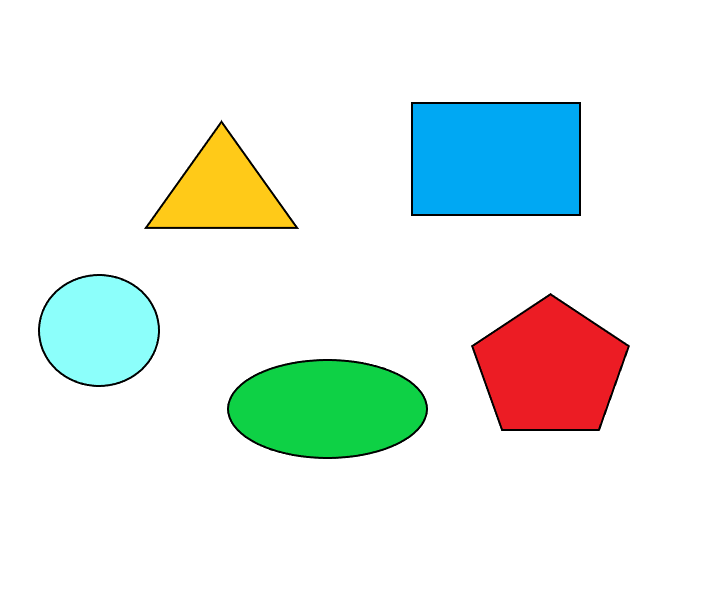
#> input picture MY_geometrik şekil tespitp/img.png, 710 x 599 px, given in place of shot.jpg, which was not available
$ python 'videoda sekil tespiti.py'
#> lines starting #> are read from the running program, lines starting #| are printed output that depends on the picture; after the words box and inside, x2 and y2 are one past the last pixel; in counts of white or black regions, pixels touching at a corner belong together; pictures that were not available may be replaced by others from this repository, and a replacement may not be noted
import cv2
import time
import numpy as np

##################
DELAY = 0.02
USE_CAM = 1
IS_FOUND = 0
url="http://192.168.1.7:8080/shot.jpg"
MORPH = 7
CANNY = 100
##################
# 420x600 oranı 105mmx150mm gerçek boyuttaki kağıt için
_width = 600.0
_height = 420.0
_margin = 0.0
##################
#Programda kullanılacak sabit değişkenleri tanımladık
if USE_CAM: video_capture = cv2.VideoCapture(url)
corners = np.array(
[
[[ _margin, _margin ]],
[[ _margin, _height + _margin ]],
[[ _width + _margin, _height + _margin ]],
[[ _width + _margin, _margin ]],
]
)

pts_dst = np.array( corners, np.float32 )

while True :
    if USE_CAM:
        video_capture = cv2.VideoCapture(url)
        ret, rgb = video_capture.read()  # Kameradan okuyoruz.
#> rgb is the input picture: shape (599, 710, 3); mean B, G, R 233.7, 238.4, 229.6
    else:
        ret = 1
        rgb = cv2.imread("opencv.jpg", 1)
    if (ret):
        gray = cv2.cvtColor(rgb, cv2.COLOR_BGR2GRAY)
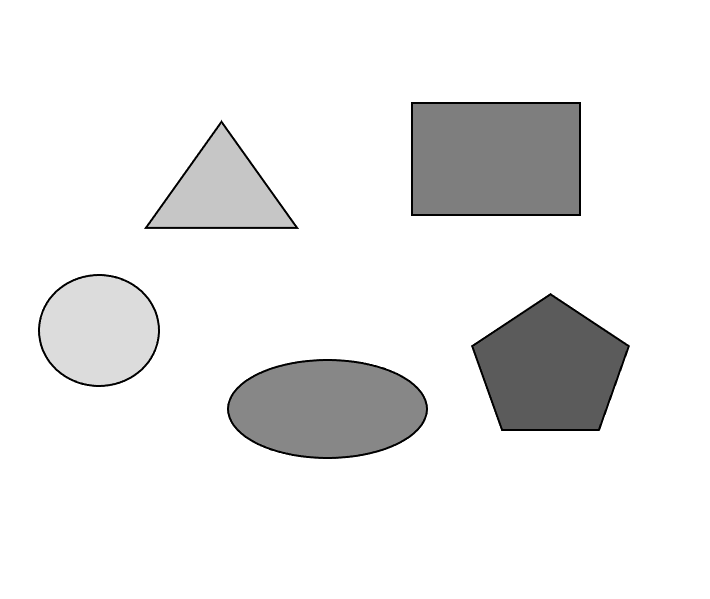
#> gray: shape (599, 710); min 0, max 255, mean 235.2

        gray = cv2.bilateralFilter(gray, 1, 10, 120)

        edges = cv2.Canny(gray, 10, CANNY)
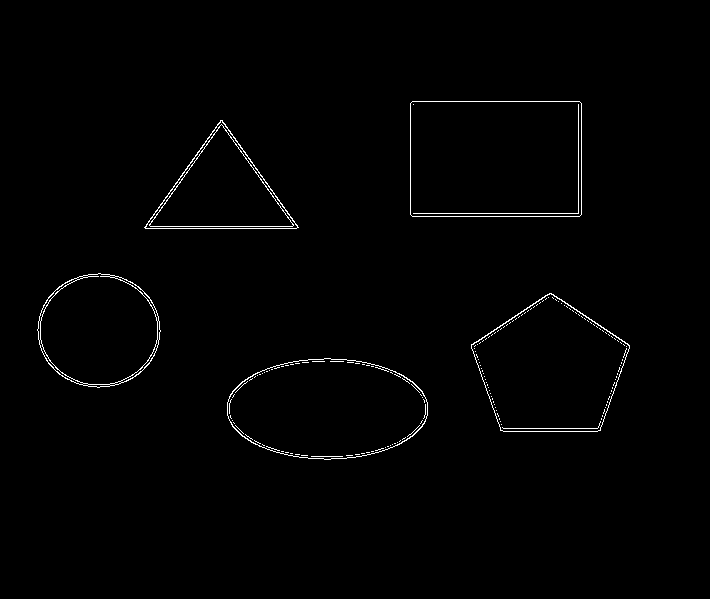
#> edges: shape (599, 710); 0.98% white in thin lines or dots, all inside (x1, y1, x2, y2) = (37, 101, 630, 460)

        kernel = cv2.getStructuringElement(cv2.MORPH_RECT, (MORPH, MORPH))

        closed = cv2.morphologyEx(edges, cv2.MORPH_CLOSE, kernel)
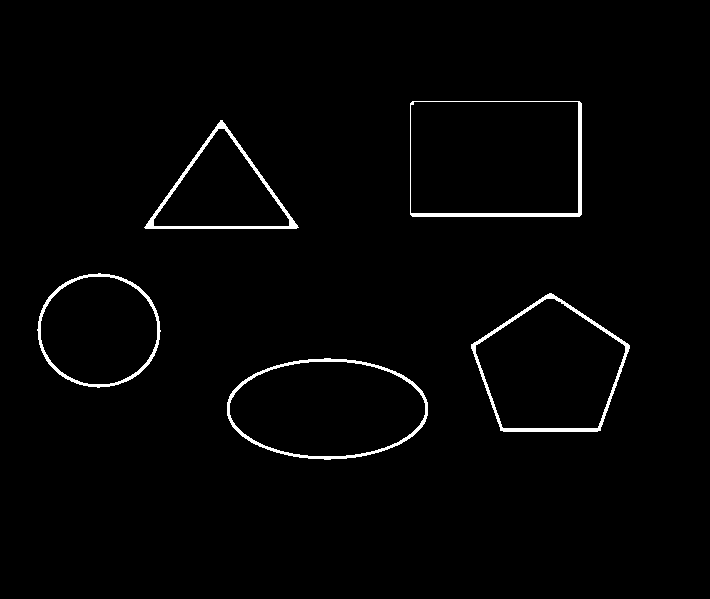
#> closed: shape (599, 710); 1.7% white; 5 white regions

        contours, h = cv2.findContours(closed, cv2.RETR_EXTERNAL, cv2.CHAIN_APPROX_SIMPLE)
#> contours = 5 contours; box (x1, y1, x2, y2) and area: (410, 101, 582, 217) 19657, (227, 358, 428, 460) 15822, (471, 293, 630, 432) 15272, (37, 273, 161, 388) 10874, (144, 120, 299, 229) 8465; h = [[1, -1, -1, -1], [2, 0, -1, -1], [3, 1, -1, -1], [4, 2, -1, -1], [-1, 3, -1, -1]]

        for cont in contours:
            if cv2.contourArea(cont) > 5000:
                arc_len = cv2.arcLength(cont, True)
                approx = cv2.approxPolyDP(cont, 0.1 * arc_len, True)  # Yaklaşık olarak köşeleri sayıyoruz.
                if (len(approx) == 4):  # 4 Köşeli olup olmadığını kontrol edıyoruz.
                    IS_FOUND = 1
                    pts_src = np.array(approx, np.float32)

                    h, status = cv2.findHomography(pts_src, pts_dst)
                    out = cv2.warpPerspective(rgb, h, (int(_width + _margin * 2), int(_height + _margin * 2)))
                    cv2.drawContours(rgb, [approx], -1, (255, 0, 0), 2)
                else:
                    pass
            cv2.namedWindow('edges', cv2.WND_PROP_AUTOSIZE)
            cv2.imshow('edges', edges)

            cv2.namedWindow('rgb', cv2.WND_PROP_AUTOSIZE)
            cv2.imshow('rgb', rgb)
#> this loop made 5 passes
#> (arc_len, IS_FOUND, pts_src, h, status) on passes 3, 5: (392, 1, [[100, 273], [37, 329], [97, 387], [160, 331]], [[4.79, 5.39, -1950.3], [-3.47, 3.59, -633.5], [0, 0, 1]], [1, 1, 1, 1]), (567.3, 1, [[410, 103], [412, 216], [581, 214], [579, 101]], [[3.55, -0.0628, -1448.8], [0.044, 3.72, -400.8], [0, 0, 1]], [1, 1, 1, 1])
#> (arc_len, approx) on passes 1, 4: (513, [[227, 402], [427, 415]]), (433.8, [[144, 227], [298, 227], [222, 120]])
#> pass 3, `out = cv2.warpPerspective(rgb, h, (int(_width + _margin * 2), int(_hei..`:
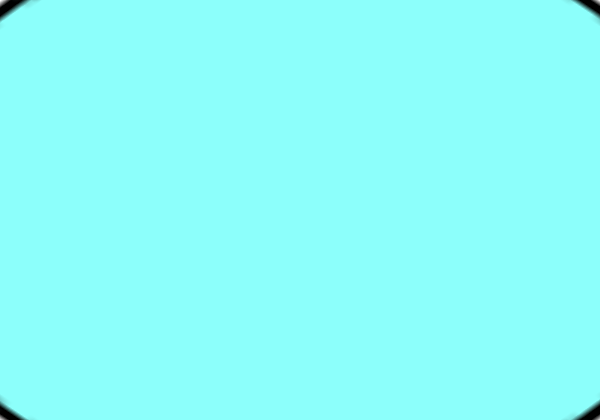
#> out: shape (420, 600, 3); mean B, G, R 250.1, 254.1, 139.5
#> after the loop:
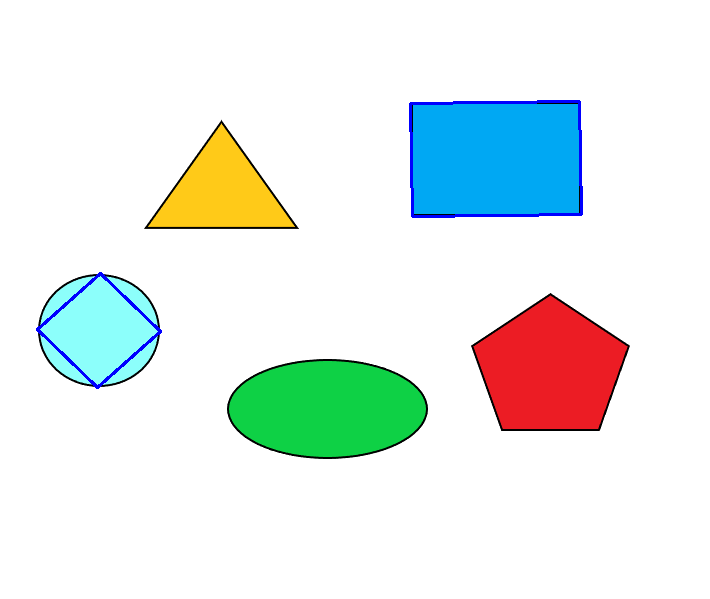
#> rgb: shape (599, 710, 3); 0.65% of pixels changed, all inside (x1, y1, x2, y2) = (36, 100, 583, 389)
        if IS_FOUND:
            cv2.namedWindow('out', cv2.WND_PROP_AUTOSIZE)
            cv2.imshow('out', out)
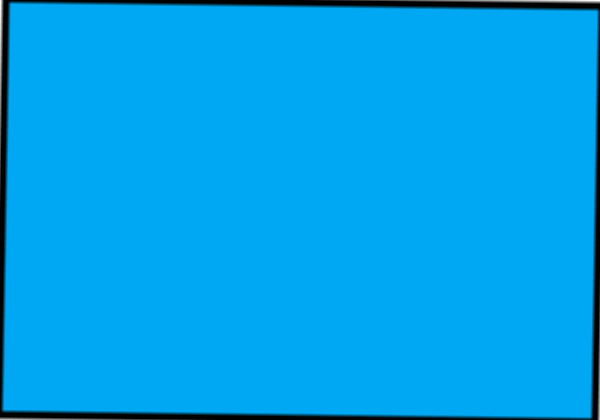
#> window 'out': shape (420, 600, 3); mean B, G, R 233, 161.3, 0.7
    if cv2.waitKey(27) & 0xFF == ord('q'):
#> (key q is pressed here)
        break
    time.sleep(DELAY)  # Belirlediğimiz delay değerine göre programı bekletiyoruz.

if USE_CAM : video_capture.release()
cv2.destroyAllWindows()
